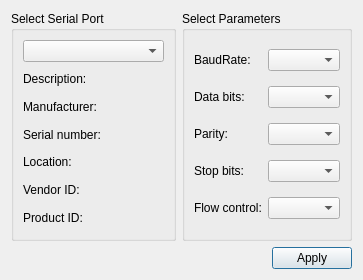
<?xml version="1.0" encoding="UTF-8"?>
<ui version="4.0">
 <class>SerialSettingsDialog</class>
 <widget class="QDialog" name="SerialSettingsDialog">
  <property name="geometry">
   <rect>
    <x>0</x>
    <y>0</y>
    <width>363</width>
    <height>280</height>
   </rect>
  </property>
  <property name="windowTitle">
   <string>Settings</string>
  </property>
  <layout class="QGridLayout" name="gridLayout_3">
   <item row="0" column="1">
    <widget class="QGroupBox" name="parametersBox">
     <property name="title">
      <string>Select Parameters</string>
     </property>
     <layout class="QGridLayout" name="gridLayout_2">
      <item row="0" column="0">
       <widget class="QLabel" name="baudRateLabel">
        <property name="text">
         <string>BaudRate:</string>
        </property>
       </widget>
      </item>
      <item row="0" column="1">
       <widget class="QComboBox" name="baudRateBox"/>
      </item>
      <item row="1" column="0">
       <widget class="QLabel" name="dataBitsLabel">
        <property name="text">
         <string>Data bits:</string>
        </property>
       </widget>
      </item>
      <item row="1" column="1">
       <widget class="QComboBox" name="dataBitsBox"/>
      </item>
      <item row="2" column="0">
       <widget class="QLabel" name="parityLabel">
        <property name="text">
         <string>Parity:</string>
        </property>
       </widget>
      </item>
      <item row="2" column="1">
       <widget class="QComboBox" name="parityBox"/>
      </item>
      <item row="3" column="0">
       <widget class="QLabel" name="stopBitsLabel">
        <property name="text">
         <string>Stop bits:</string>
        </property>
       </widget>
      </item>
      <item row="3" column="1">
       <widget class="QComboBox" name="stopBitsBox"/>
      </item>
      <item row="4" column="0">
       <widget class="QLabel" name="flowControlLabel">
        <property name="text">
         <string>Flow control:</string>
        </property>
       </widget>
      </item>
      <item row="4" column="1">
       <widget class="QComboBox" name="flowControlBox"/>
      </item>
     </layout>
    </widget>
   </item>
   <item row="0" column="0">
    <widget class="QGroupBox" name="selectBox">
     <property name="title">
      <string>Select Serial Port</string>
     </property>
     <layout class="QGridLayout" name="gridLayout">
      <item row="0" column="0">
       <widget class="QComboBox" name="serialPortInfoListBox"/>
      </item>
      <item row="1" column="0">
       <widget class="QLabel" name="descriptionLabel">
        <property name="text">
         <string>Description:</string>
        </property>
       </widget>
      </item>
      <item row="2" column="0">
       <widget class="QLabel" name="manufacturerLabel">
        <property name="text">
         <string>Manufacturer:</string>
        </property>
       </widget>
      </item>
      <item row="3" column="0">
       <widget class="QLabel" name="serialNumberLabel">
        <property name="text">
         <string>Serial number:</string>
        </property>
       </widget>
      </item>
      <item row="4" column="0">
       <widget class="QLabel" name="locationLabel">
        <property name="text">
         <string>Location:</string>
        </property>
       </widget>
      </item>
      <item row="5" column="0">
       <widget class="QLabel" name="vidLabel">
        <property name="text">
         <string>Vendor ID:</string>
        </property>
       </widget>
      </item>
      <item row="6" column="0">
       <widget class="QLabel" name="pidLabel">
        <property name="text">
         <string>Product ID:</string>
        </property>
       </widget>
      </item>
     </layout>
    </widget>
   </item>
   <item row="1" column="0" colspan="2">
    <layout class="QHBoxLayout" name="horizontalLayout">
     <item>
      <spacer name="horizontalSpacer">
       <property name="orientation">
        <enum>Qt::Horizontal</enum>
       </property>
       <property name="sizeHint" stdset="0">
        <size>
         <width>96</width>
         <height>20</height>
        </size>
       </property>
      </spacer>
     </item>
     <item>
      <widget class="QPushButton" name="applyButton">
       <property name="text">
        <string>Apply</string>
       </property>
      </widget>
     </item>
    </layout>
   </item>
  </layout>
 </widget>
 <resources/>
 <connections/>
</ui>
